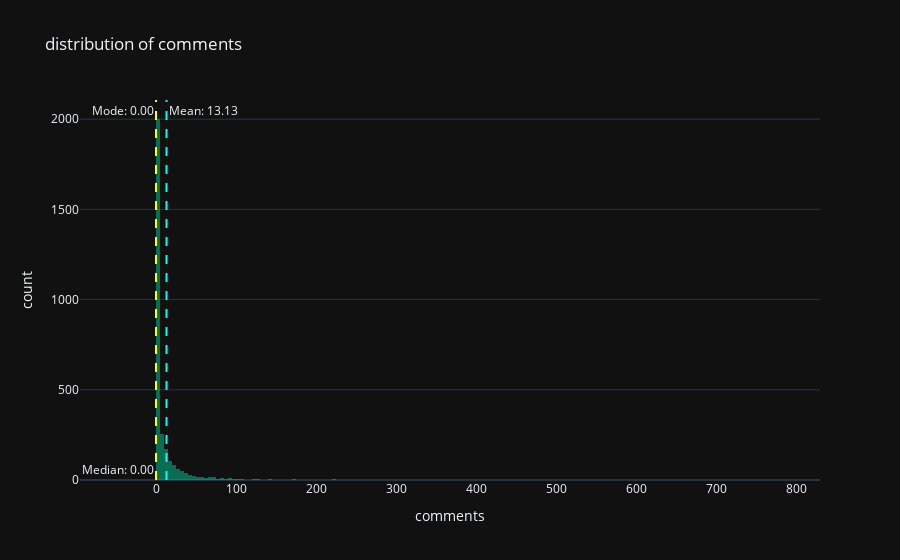
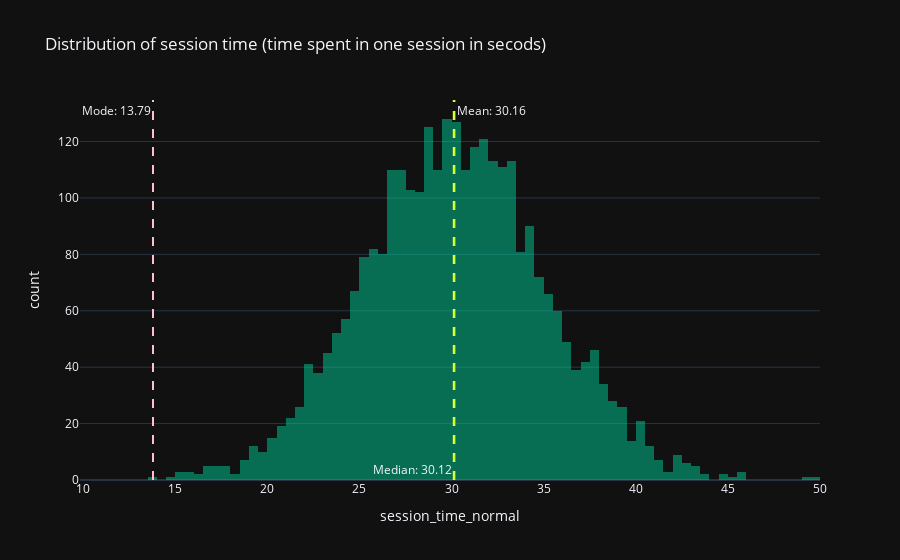
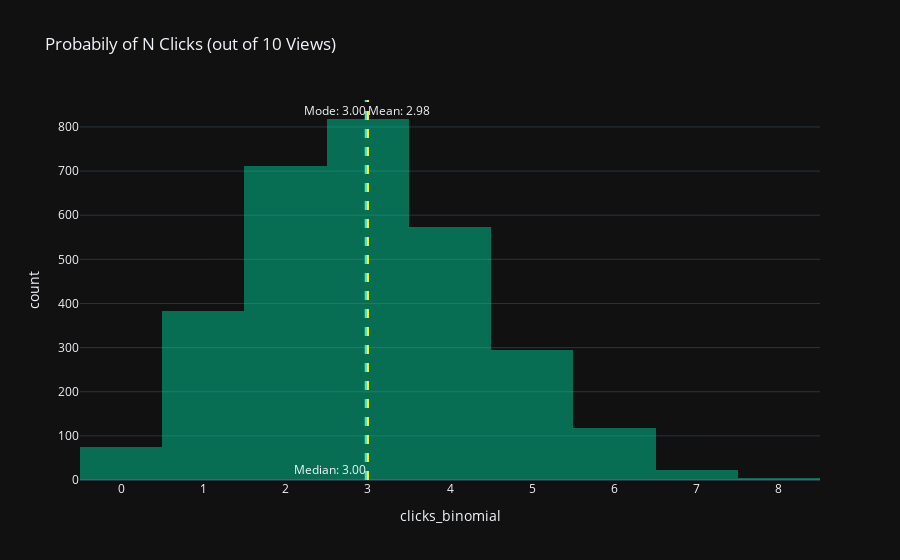

Notebook code cell kept with these figures, in order:
### Code cell
def plot_histos(df, column='likes', title='title'):
    df = df.dropna(subset=column)
    mean_val = df[column].mean()
    mode_val = df[column].mode()[0]
    median_val = df[column].median()

    fig = px.histogram(df, x=column, template='plotly_dark', color_discrete_sequence=['#00CC96'], 
                       barmode='overlay',
                       title=title)


    fig.add_vline(x=mean_val, line_width=2, line_dash="dash", line_color="cyan",
                    annotation_text=f"Mean: {mean_val:.2f}", annotation_position="top right")
        

    fig.add_vline(x=mode_val, line_dash="dash", line_color="pink",
                    annotation_text=f"Mode: {mode_val:.2f}", annotation_position="top left")
        

    fig.add_vline(x=median_val, line_dash="dash", line_color="yellow", 
                    annotation_text=f"Median: {median_val:.2f}", annotation_position="bottom left")
    fig.show()
    display(Markdown(f"**{column}:** mean={mean_val:.2f}, median={median_val:.2f}, mode={mode_val}. "))

plot_histos(df, 'comments', title='distribution of comments')
plot_histos(df, 'session_time_normal', title='Distribution of session time (time spent in one session in secods)')
plot_histos(df, 'clicks_binomial', title='Probabily of N Clicks (out of 10 Views)')

### Figure 1 — Plotly figure (JSON) as saved in the notebook; plotly's stock layout.template omitted (floating-point values rounded to 4 significant figures; data arrays with more than 128 entries replaced by an {"elided": "..."} marker saying what was removed)
{"data": [{"bingroup": "x", "hovertemplate": "comments=%{x}<br>count=%{y}<extra></extra>", "legendgroup": "", "marker": {"color": "#00CC96", "opacity": 0.5, "pattern": {"shape": ""}}, "name": "", "orientation": "v", "showlegend": false, "type": "histogram", "x": {"elided": "3000 int values"}, "xaxis": "x", "yaxis": "y"}], "layout": {"annotations": [{"showarrow": false, "text": "Mean: 13.13", "x": 13.13, "xanchor": "left", "xref": "x", "y": 1, "yanchor": "top", "yref": "y domain"}, {"showarrow": false, "text": "Mode: 0.00", "x": 0, "xanchor": "right", "xref": "x", "y": 1, "yanchor": "top", "yref": "y domain"}, {"showarrow": false, "text": "Median: 0.00", "x": 0, "xanchor": "right", "xref": "x", "y": 0, "yanchor": "bottom", "yref": "y domain"}], "barmode": "overlay", "legend": {"tracegroupgap": 0}, "shapes": [{"line": {"color": "cyan", "dash": "dash", "width": 2}, "type": "line", "x0": 13.13, "x1": 13.13, "xref": "x", "y0": 0, "y1": 1, "yref": "y domain"}, {"line": {"color": "pink", "dash": "dash"}, "type": "line", "x0": 0, "x1": 0, "xref": "x", "y0": 0, "y1": 1, "yref": "y domain"}, {"line": {"color": "yellow", "dash": "dash"}, "type": "line", "x0": 0, "x1": 0, "xref": "x", "y0": 0, "y1": 1, "yref": "y domain"}], "title": {"text": "distribution of comments"}, "xaxis": {"anchor": "y", "domain": [0, 1], "title": {"text": "comments"}}, "yaxis": {"anchor": "x", "domain": [0, 1], "title": {"text": "count"}}}}

### Figure 2 — Plotly figure (JSON) as saved in the notebook; plotly's stock layout.template omitted (floating-point values rounded to 4 significant figures; data arrays with more than 128 entries replaced by an {"elided": "..."} marker saying what was removed)
{"data": [{"bingroup": "x", "hovertemplate": "session_time_normal=%{x}<br>count=%{y}<extra></extra>", "legendgroup": "", "marker": {"color": "#00CC96", "opacity": 0.5, "pattern": {"shape": ""}}, "name": "", "orientation": "v", "showlegend": false, "type": "histogram", "x": {"elided": "3000 float values"}, "xaxis": "x", "yaxis": "y"}], "layout": {"annotations": [{"showarrow": false, "text": "Mean: 30.16", "x": 30.16, "xanchor": "left", "xref": "x", "y": 1, "yanchor": "top", "yref": "y domain"}, {"showarrow": false, "text": "Mode: 13.79", "x": 13.79, "xanchor": "right", "xref": "x", "y": 1, "yanchor": "top", "yref": "y domain"}, {"showarrow": false, "text": "Median: 30.12", "x": 30.12, "xanchor": "right", "xref": "x", "y": 0, "yanchor": "bottom", "yref": "y domain"}], "barmode": "overlay", "legend": {"tracegroupgap": 0}, "shapes": [{"line": {"color": "cyan", "dash": "dash", "width": 2}, "type": "line", "x0": 30.16, "x1": 30.16, "xref": "x", "y0": 0, "y1": 1, "yref": "y domain"}, {"line": {"color": "pink", "dash": "dash"}, "type": "line", "x0": 13.79, "x1": 13.79, "xref": "x", "y0": 0, "y1": 1, "yref": "y domain"}, {"line": {"color": "yellow", "dash": "dash"}, "type": "line", "x0": 30.12, "x1": 30.12, "xref": "x", "y0": 0, "y1": 1, "yref": "y domain"}], "title": {"text": "Distribution of session time (time spent in one session in secods)"}, "xaxis": {"anchor": "y", "domain": [0, 1], "title": {"text": "session_time_normal"}}, "yaxis": {"anchor": "x", "domain": [0, 1], "title": {"text": "count"}}}}

### Figure 3 — Plotly figure (JSON) as saved in the notebook; plotly's stock layout.template omitted (floating-point values rounded to 4 significant figures; data arrays with more than 128 entries replaced by an {"elided": "..."} marker saying what was removed)
{"data": [{"bingroup": "x", "hovertemplate": "clicks_binomial=%{x}<br>count=%{y}<extra></extra>", "legendgroup": "", "marker": {"color": "#00CC96", "opacity": 0.5, "pattern": {"shape": ""}}, "name": "", "orientation": "v", "showlegend": false, "type": "histogram", "x": {"elided": "3000 int values"}, "xaxis": "x", "yaxis": "y"}], "layout": {"annotations": [{"showarrow": false, "text": "Mean: 2.98", "x": 2.975, "xanchor": "left", "xref": "x", "y": 1, "yanchor": "top", "yref": "y domain"}, {"showarrow": false, "text": "Mode: 3.00", "x": 3, "xanchor": "right", "xref": "x", "y": 1, "yanchor": "top", "yref": "y domain"}, {"showarrow": false, "text": "Median: 3.00", "x": 3, "xanchor": "right", "xref": "x", "y": 0, "yanchor": "bottom", "yref": "y domain"}], "barmode": "overlay", "legend": {"tracegroupgap": 0}, "shapes": [{"line": {"color": "cyan", "dash": "dash", "width": 2}, "type": "line", "x0": 2.975, "x1": 2.975, "xref": "x", "y0": 0, "y1": 1, "yref": "y domain"}, {"line": {"color": "pink", "dash": "dash"}, "type": "line", "x0": 3, "x1": 3, "xref": "x", "y0": 0, "y1": 1, "yref": "y domain"}, {"line": {"color": "yellow", "dash": "dash"}, "type": "line", "x0": 3, "x1": 3, "xref": "x", "y0": 0, "y1": 1, "yref": "y domain"}], "title": {"text": "Probabily of N Clicks (out of 10 Views)"}, "xaxis": {"anchor": "y", "domain": [0, 1], "title": {"text": "clicks_binomial"}}, "yaxis": {"anchor": "x", "domain": [0, 1], "title": {"text": "count"}}}}
